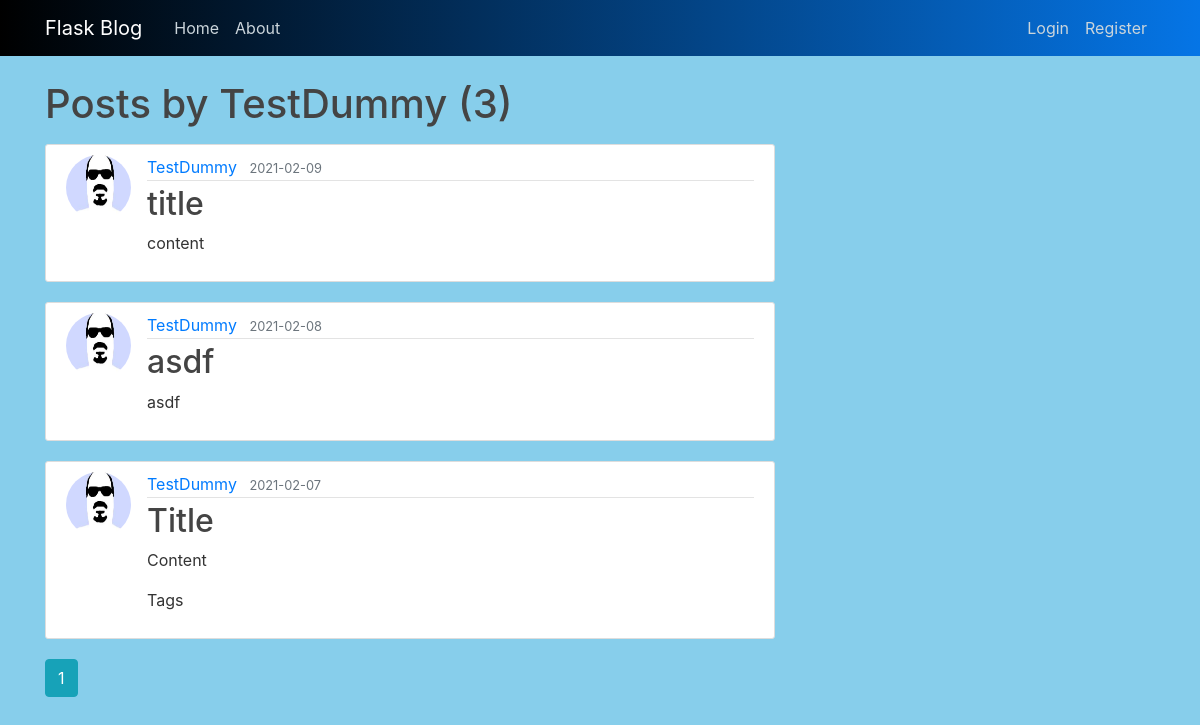
Screenshot of /user/TestDummy with the database file from the repository.
### flaskblog/models.py (models this page shows, shortened)
class User(db.Model, UserMixin):
    id = db.Column(db.Integer, primary_key=True)
    username = db.Column(db.String(20), unique=True, nullable=False)
    email = db.Column(db.String(120), unique=True, nullable=False)
    image_file = db.Column(db.String(20), nullable=False, default='default.jpg')
    password = db.Column(db.String(60), nullable=False)
    posts = db.relationship('Post', backref='author', lazy=True)

class Post(db.Model):
    __tablename__ = 'post'
    __searchable__ = ['date_posted', 'tags']
    id = db.Column(db.Integer, primary_key=True)
    title = db.Column(db.String(100), nullable=False)
    date_posted = db.Column(db.DateTime, nullable=False, default=datetime.utcnow)
    content = db.Column(db.Text, nullable=False)
    tags = db.Column(db.String, nullable=True)
    user_id = db.Column(db.Integer, db.ForeignKey('user.id'), nullable=False)

### flaskblog/routes.py (the view)
@app.route("/user/<string:username>")
def user_posts(username):
    page = request.args.get('page', 1, type=int)
    user = User.query.filter_by(username=username).first_or_404()
    posts = Post.query.filter_by(author=user)\
        .order_by(Post.date_posted.desc())\
        .paginate(page=page, per_page=5)
    return render_template('user_posts.html', posts=posts, user=user)

### flaskblog/templates/user_posts.html
{% extends "layout.html" %}
{% block content %}
    <h1 class="mb-3">Posts by {{ user.username }} ({{ posts.total }})</h1>
    {% for post in posts.items %}
        <article class="media content-section">
          <img class="rounded-circle article-img" src="{{ url_for('static', filename='profile_pics/' + post.author.image_file) }}">
          <div class="media-body">
            <div class="article-metadata">
              <a class="mr-2" href="{{ url_for('user_posts', username=post.author.username) }}">{{ post.author.username }}</a>
              <small class="text-muted">{{ post.date_posted.strftime('%Y-%m-%d') }}</small>
            </div>
            <h2><a class="article-title" href="{{ url_for('post', post_id=post.id) }}">{{ post.title }}</a></h2>
            <p class="article-content">{{ post.content }}</p>
            <p class="article-tags">{{ post.tags }}</p>
          </div>
        </article>
    {% endfor %}
    {% for page_num in posts.iter_pages(left_edge=1, right_edge=1, left_current=1, right_current=2) %}
      {% if page_num %}
        {% if posts.page == page_num %}
          <a class="btn btn-info mb-4" href="{{ url_for('user_posts', username=user.username, page=page_num) }}">{{ page_num }}</a>
        {% else %}
          <a class="btn btn-outline-info mb-4" href="{{ url_for('user_posts', username=user.username, page=page_num) }}">{{ page_num }}</a>
        {% endif %}
      {% else %}
        ...
      {% endif %}
    {% endfor %}
{% endblock content %}

### flaskblog/static/main.css (style rules this page uses)
body { background: #87CEEB; color: #333333; margin-top: 5rem; }
h1, h2, h3, h4, h5, h6 { color: #444444; }
.content-section { background: #ffffff; padding: 10px 20px; border: 1px solid #dddddd; border-radius: 3px; margin-bottom: 20px; }
.article-title { color: #444444; }
.article-content { white-space: pre-line; }
.article-img { height: 65px; width: 65px; margin-right: 16px; }
.article-metadata { padding-bottom: 1px; margin-bottom: 4px; border-bottom: 1px solid #e3e3e3 }

### rows the page displays
User: username "TestDummy"
Post: image_file (placeholder picture), author.username "TestDummy", date_posted "2021-02-09", title "title", content "content"
Post: image_file (placeholder picture), author.username "TestDummy", date_posted "2021-02-08", title "asdf", content "asdf"
Post: image_file (placeholder picture), author.username "TestDummy", date_posted "2021-02-07", title "Title", content "Content", tags "Tags"

### other values shown
{{ posts.total }} "3"
{{ page_num }} "1"
